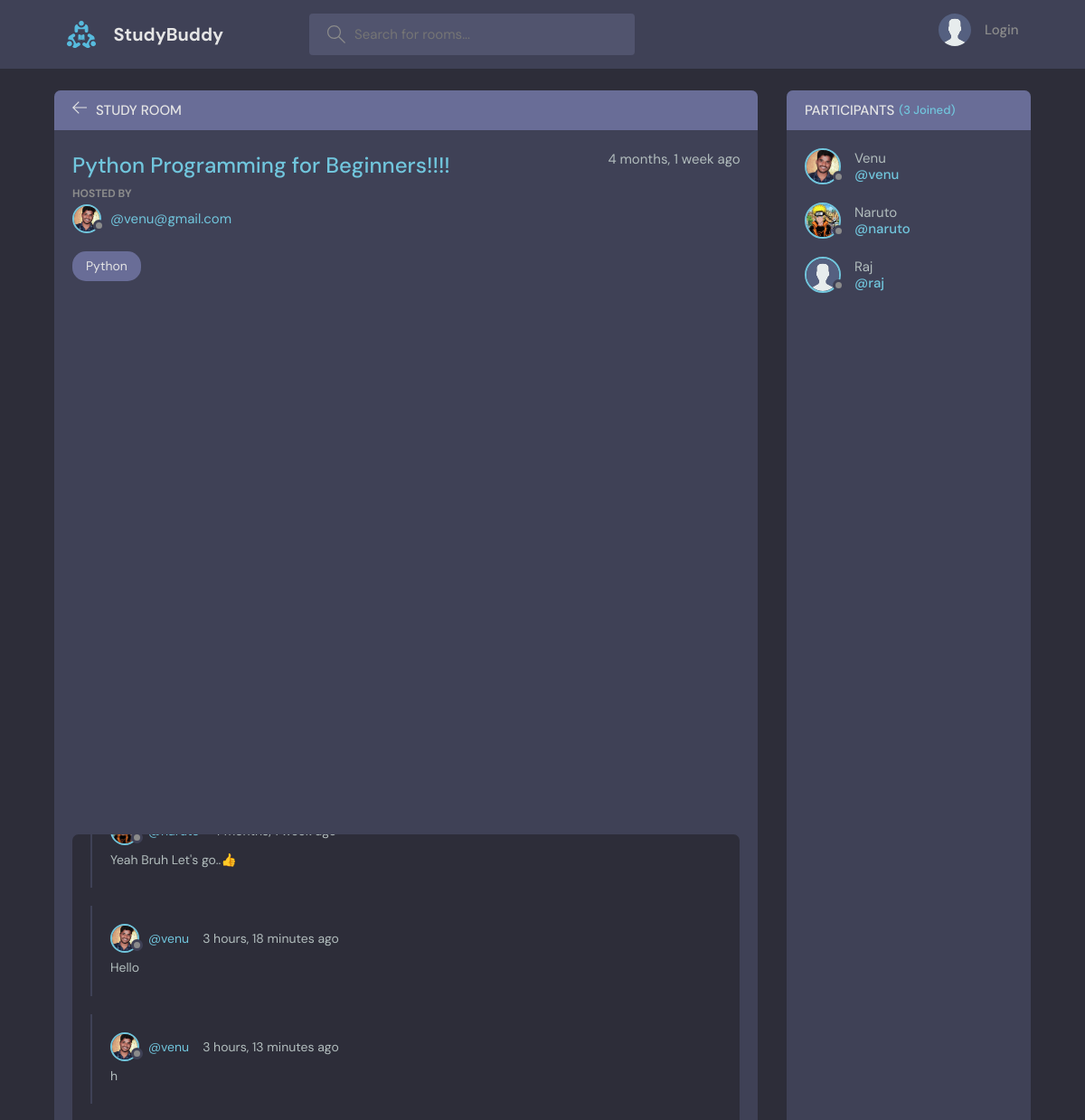
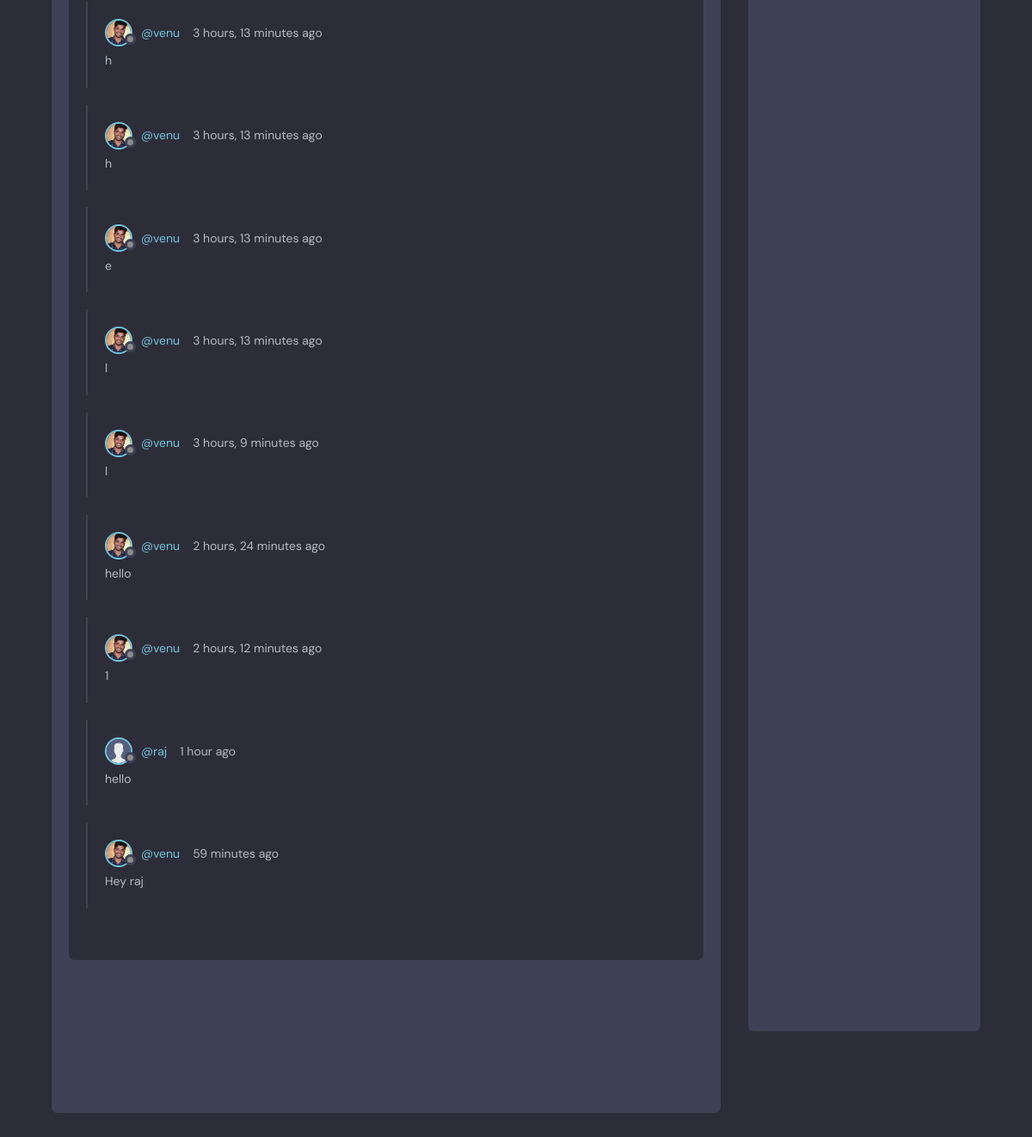
The page /room/4/ on the database its author committed (2 pictures, top to bottom).
### base/models.py (models this page shows, shortened)
class Room(models.Model):
    host = models.ForeignKey(User, on_delete=models.SET_NULL, null=True)
    topic = models.ForeignKey(Topic, on_delete=models.SET_NULL, null=True)
    name = models.CharField(max_length=200)
    description = models.TextField(null=True, blank=True)
    participants = models.ManyToManyField(User, related_name='participants', blank=True)
    updated = models.DateTimeField(auto_now=True)
    created = models.DateTimeField(auto_now_add=True)
    class Meta:
        ordering = ['-updated', '-created']

class User(AbstractUser):
    name = models.CharField(max_length=200, null=True)
    email = models.EmailField(unique=True, null=True)
    bio = models.TextField(null=True)
    avatar = ResizedImageField(size=[600, 600], quality=85, null=True, default="avatar.svg")
    USERNAME_FIELD = 'email'
    REQUIRED_FIELDS = ['username'] #For createsuperuser using username

class Topic(models.Model):
    name =models.CharField(max_length=200)
    def __str__(self):
        return self.name

class Message(models.Model):
    user = models.ForeignKey(User, on_delete=models.CASCADE)
    room = models.ForeignKey(Room, on_delete=models.CASCADE)
    body = models.TextField()
    updated = models.DateTimeField(auto_now=True)
    created = models.DateTimeField(auto_now_add=True)
    class Meta:
        ordering = ['-updated', '-created']

### base/views.py (the view, shortened to what this page needs)
# urls.py: path('room/<str:pk>/', views.room, name='room'),
def room(request, pk):
    room = Room.objects.get(id=pk)
    room_messages = room.message_set.all().order_by('created')
    participants = room.participants.all()
    context = {'room' : room, 'room_messages': room_messages, 'participants':participants}
    return render(request, 'base/room.html', context)

### base/templates/base/room.html (shortened to what this page needs)
{% extends 'main.html' %}
{% block content %}
<main class="profile-page layout layout--2">
  <div class="container">
    <div class="room">
      <div class="room__top">
        <div class="room__topLeft">
          <a href="{% url 'home' %}">
            <svg version="1.1" xmlns="http://www.w3.org/2000/svg" width="32" height="32" viewBox="0 0 32 32">
              <title>arrow-left</title>
              <path
                d="M13.723 2.286l-13.723 13.714 13.719 13.714 1.616-1.611-10.96-10.96h27.625v-2.286h-27.625l10.965-10.965-1.616-1.607z">
              </path>
            </svg>
          </a>
          <h3>Study Room</h3>
        </div>
      </div>
      <div class="room__box scroll">
        <div class="room__header scroll">
          <div class="room__info">
            <h3>{{room.name}}</h3>
            <span>{{room.created|timesince}} ago</span>
          </div>
          <div class="room__hosted">
            <p>Hosted By</p>
            <a href="{% url 'user-profile' room.host.id %}" class="room__author">
              <div class="avatar avatar--small">
                <img src="{{room.host.avatar.url}}" />
              </div>
              <span>@{{room.host}}</span>
            </a>
          </div>
          <span class="room__topics">{{room.topic}}</span>
        </div>
        <div class="room__conversation">
          <div class="threads scroll" id="chat-container">
            {% for message in room_messages %}
            <div class="thread">
              <div class="thread__top">
                <div class="thread__author">
                  <a href="{% url 'user-profile' message.user.id %}" class="thread__authorInfo">
                    <div class="avatar avatar--small">
                      <img src="{{message.user.avatar.url}}" />
                    </div>
                    <span>@{{message.user.username}}</span>
                  </a>
                  <span class="thread__date">{{message.created|timesince}} ago</span>
                </div>
              </div>
              <div class="thread__details">
                {{message.body}}
              </div>
            </div>
            {% endfor %}
          </div>
        </div>
      </div>
    </div>
    <div class="participants">
      <h3 class="participants__top">Participants <span>({{participants.count}} Joined)</span></h3>
      <div class="participants__list scroll">
        {% for user in participants %}
        <a href="{% url 'user-profile' user.id %}" class="participant">
          <div class="avatar avatar--medium">
            <img src="{{user.avatar.url}}" />
          </div>
          <p>
            {{user.username.capitalize}}
            <span>@{{user.username}}</span>
          </p>
        </a>
        {% endfor %}
      </div>
    </div>
  </div>
</main>
{% endblock %}

### rows shown on the page
Room: name "Python Programming for Beginners!!!!", created "4 months, 1 week", host.avatar (picture), host "venu@gmail.com", topic "Python"
Message: user.avatar (picture), body "Yeah Bruh Let's go..👍"
Message: user.avatar (picture), user.username "venu", created "3 hours, 18 minutes", body "Hello"
Message: user.avatar (picture), user.username "venu", created "3 hours, 13 minutes", body "h"
Message: user.avatar (picture), user.username "venu", created "3 hours, 13 minutes", body "h"
Message: user.avatar (picture), user.username "venu", created "3 hours, 13 minutes", body "h"
Message: user.avatar (picture), user.username "venu", created "3 hours, 13 minutes", body "e"
Message: user.avatar (picture), user.username "venu", created "3 hours, 13 minutes", body "l"
Message: user.avatar (picture), user.username "venu", created "3 hours, 9 minutes", body "l"
Message: user.avatar (picture), user.username "venu", created "2 hours, 24 minutes", body "hello"
Message: user.avatar (picture), user.username "venu", created "2 hours, 12 minutes", body "1"
Message: user.avatar (placeholder picture), user.username "raj", created "1 hour", body "hello"
Message: user.avatar (picture), user.username "venu", created "59 minutes", body "Hey raj"
User: avatar (picture), username "Venu", username "venu"
User: avatar (picture), username "Naruto", username "naruto"
User: avatar (placeholder picture), username "Raj", username "raj"

### other values the page prints
{{ participants.count }} "3"
